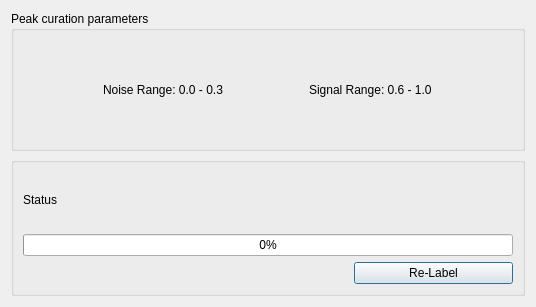
<?xml version="1.0" encoding="UTF-8"?>
<ui version="4.0">
 <class>Dialog</class>
 <widget class="QDialog" name="Dialog">
  <property name="geometry">
   <rect>
    <x>0</x>
    <y>0</y>
    <width>536</width>
    <height>307</height>
   </rect>
  </property>
  <property name="windowTitle">
   <string>Re-Label Groups</string>
  </property>
  <layout class="QGridLayout" name="gridLayout_3">
   <item row="1" column="0">
    <widget class="QGroupBox" name="groupBox">
     <property name="title">
      <string/>
     </property>
     <layout class="QGridLayout" name="gridLayout">
      <item row="1" column="0">
       <widget class="QLabel" name="statusText">
        <property name="text">
         <string>Status</string>
        </property>
       </widget>
      </item>
      <item row="2" column="0" colspan="3">
       <widget class="QProgressBar" name="relabelProgressBar">
        <property name="value">
         <number>0</number>
        </property>
       </widget>
      </item>
      <item row="3" column="2">
       <widget class="QPushButton" name="relabelButton">
        <property name="text">
         <string>Re-Label</string>
        </property>
       </widget>
      </item>
     </layout>
    </widget>
   </item>
   <item row="0" column="0">
    <widget class="QGroupBox" name="curationParameters">
     <property name="title">
      <string>Peak curation parameters</string>
     </property>
     <layout class="QGridLayout" name="gridLayout_2">
      <item row="0" column="2">
       <widget class="QLabel" name="signalRange">
        <property name="sizePolicy">
         <sizepolicy hsizetype="Fixed" vsizetype="Preferred">
          <horstretch>0</horstretch>
          <verstretch>0</verstretch>
         </sizepolicy>
        </property>
        <property name="text">
         <string>Signal Range: 0.6 - 1.0</string>
        </property>
       </widget>
      </item>
      <item row="0" column="0">
       <widget class="QLabel" name="noiseRange">
        <property name="sizePolicy">
         <sizepolicy hsizetype="Fixed" vsizetype="Preferred">
          <horstretch>0</horstretch>
          <verstretch>0</verstretch>
         </sizepolicy>
        </property>
        <property name="text">
         <string>Noise Range: 0.0 - 0.3</string>
        </property>
       </widget>
      </item>
     </layout>
    </widget>
   </item>
  </layout>
 </widget>
 <resources/>
 <connections/>
</ui>
